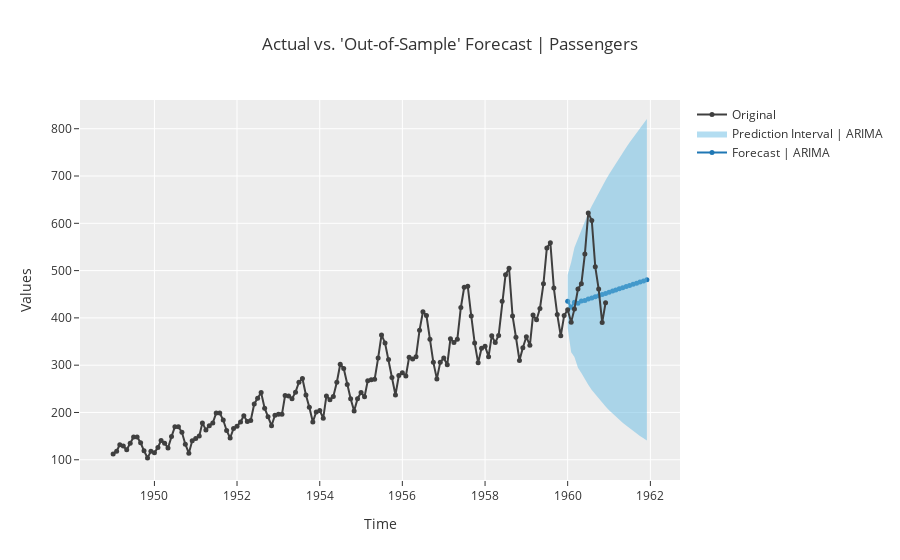

Write notebook code for a chart like this one.
### Code cell
exp.plot_model(arima111, plot='forecast', data_kwargs={'fh':24})
